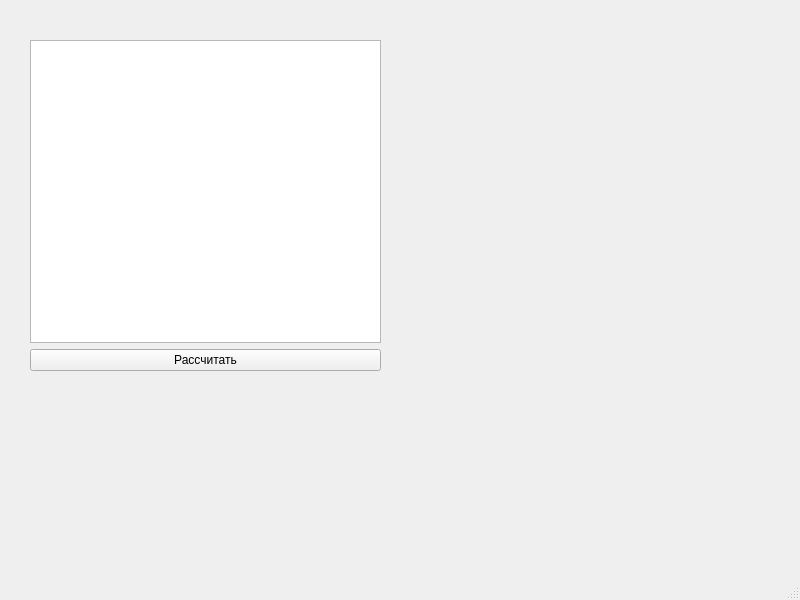
<?xml version="1.0" encoding="UTF-8"?>
<ui version="4.0">
 <class>MainWindow</class>
 <widget class="QMainWindow" name="MainWindow">
  <property name="geometry">
   <rect>
    <x>0</x>
    <y>0</y>
    <width>800</width>
    <height>600</height>
   </rect>
  </property>
  <property name="windowTitle">
   <string>MainWindow</string>
  </property>
  <widget class="QWidget" name="centralwidget">
   <widget class="QWidget" name="">
    <property name="geometry">
     <rect>
      <x>30</x>
      <y>40</y>
      <width>351</width>
      <height>331</height>
     </rect>
    </property>
    <layout class="QVBoxLayout" name="verticalLayout">
     <item>
      <widget class="QTextEdit" name="outputNumber"/>
     </item>
     <item>
      <widget class="QPushButton" name="pushButton">
       <property name="text">
        <string>Рассчитать</string>
       </property>
      </widget>
     </item>
    </layout>
   </widget>
  </widget>
  <widget class="QMenuBar" name="menubar">
   <property name="geometry">
    <rect>
     <x>0</x>
     <y>0</y>
     <width>800</width>
     <height>23</height>
    </rect>
   </property>
  </widget>
  <widget class="QStatusBar" name="statusbar"/>
 </widget>
 <resources/>
 <connections/>
</ui>
